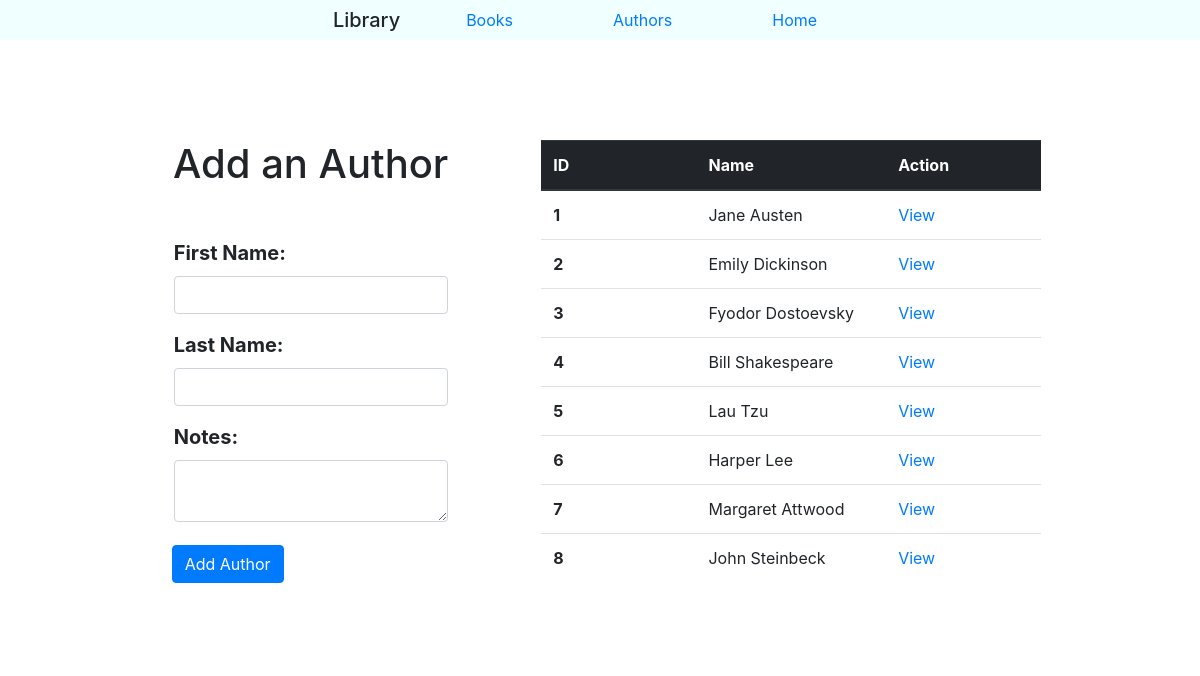
Page /authors on the earlier database version.
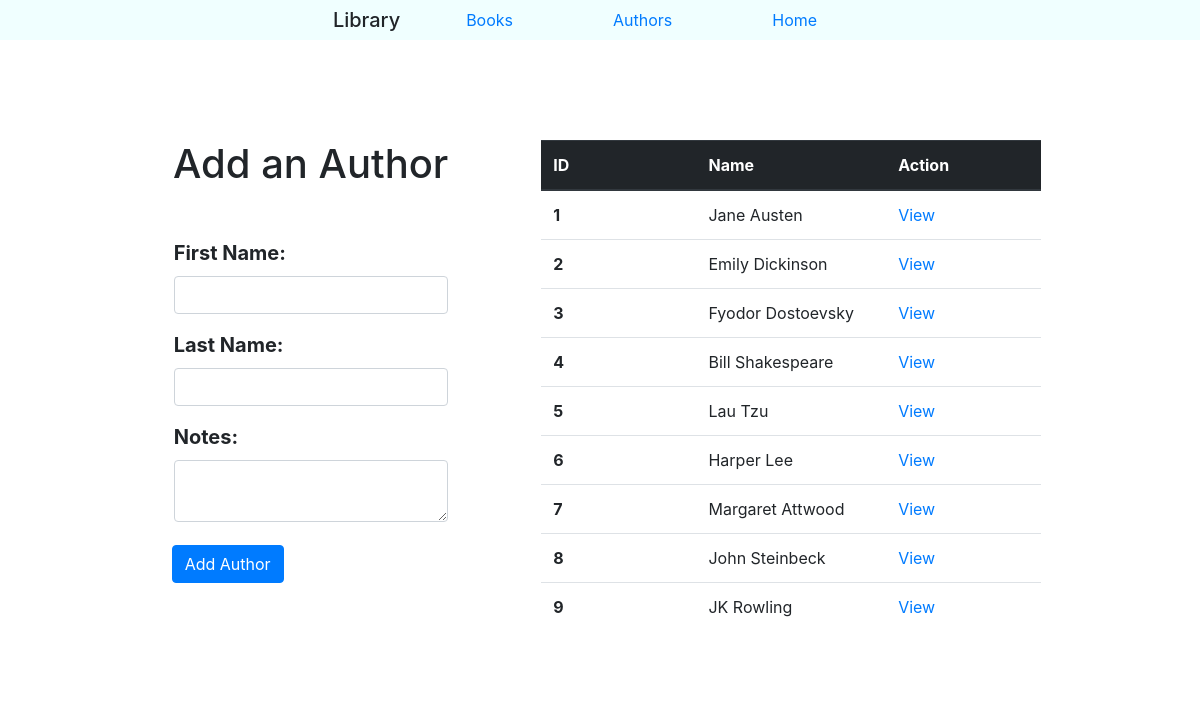
Same page on the later database version.
### books_authors_app/models.py (models this page shows)
class Author(models.Model):
    first_name = models.CharField(max_length=45)
    last_name = models.CharField(max_length=45)
    notes = models.TextField()
    books = models.ManyToManyField(Book, related_name="authors")
    created_at = models.DateTimeField(auto_now_add=True)
    updated_at = models.DateTimeField(auto_now=True)
    def __str__(self):
        return '{} {}'.format(self.first_name, self.last_name)

### books_authors_app/views.py (the view)
# urls.py: path('authors', views.authors),
def authors(request):
    context = {
        "authors": Author.objects.all()
    }
    return render(request, 'add_author.html', context)

### books_authors_app/templates/add_author.html (shortened to what this page needs)
<!DOCTYPE html>
<html lang="en">
<head>
    <link rel="stylesheet" href="https://maxcdn.bootstrapcdn.com/bootstrap/4.0.0/css/bootstrap.min.css">
    <link rel="stylesheet" href="static/style.css">
</head>
<body>
    <nav class="menu">
        <span class="navbar-brand mb-0 h1">Library</span>
        <ul class="navbar-nav">
            <li class="nav-item active">
                <a class="nav-link" href="/books">Books</a>
            </li>
            <li class="nav-item active">
                <a class="nav-link" href="/authors">Authors</a>
            </li>
            <li class="nav-item active">
                <a class="nav-link" href="/">Home</a>
            </li>
        </ul>
    </nav>
    <div class="container">
        <div class="split">
            <table class="table">
                <thead class="thead-dark">
                    <tr>
                        <th scope="col">ID</th>
                        <th scope="col">Name</th>
                        <th scope="col">Action</th>
                    </tr>
                </thead>
                <tbody>
                    {% for author in authors %}
                    <tr>
                        <th>{{author.id}}</th>
                        <td>{{author}}</td>
                        <td><a href="/authors/{{author.id}}">View</a></td>
                    </tr>
                    {% endfor %}
                </tbody>
            </table>
            <form action="/authors/create" method="POST">
                <h1>Add an Author</h1>
                <div class="col form-group">
                    <label for="first_name">First Name:</label>
                    <input type="text" class="form-control" name="first_name">
                </div>
                <div class="col form-group">
                    <label for="last_name">Last Name:</label>
                    <input type="text" class="form-control" name="last_name">
                </div>
                <div class="col form-group">
                    <label for="notes">Notes:</label>
                    <textarea type="text" class="form-control" name="notes"></textarea>
                </div>
                <div class="btn">
                    <button type="submit" class="btn btn-primary">Add Author</button>
                </div>
            </form>
        </div>
    </div>
</body>
</html>

### books_authors_app/static/style.css (style rules this page uses)
body { background: url('https://images.unsplash.com/photo-1529473814998-077b4fec6770?ixlib=rb-1.2.1&ixid=MnwxMjA3fDB8MHxwaG90by1wYWdlfHx8fGVufDB8fHx8&auto=format&fit=crop&w=1050&q=80') no-repeat center center fixed; -webkit-background-size: cover; -moz-background-size: cover; -o-background-size: cover; background-size: cover; }
.menu, .navbar-nav { display: flex; flex-direction: row; justify-content: center; background-color: azure; }
li { margin: 0px 50px 0px 50px; }
.container { margin-top: 50px; padding: 50px; background-color: white; }
.split { display: flex; flex-direction: row-reverse; justify-content: space-evenly; }
h1 { text-align: center; margin-bottom: 50px; }
table { width: 500px !important; }
th { width: 100px !important; }
span, label { font-weight: bold; font-size: 20px; }

Differences in the rows shown:
added Author: id "9", first_name+last_name "JK Rowling"
